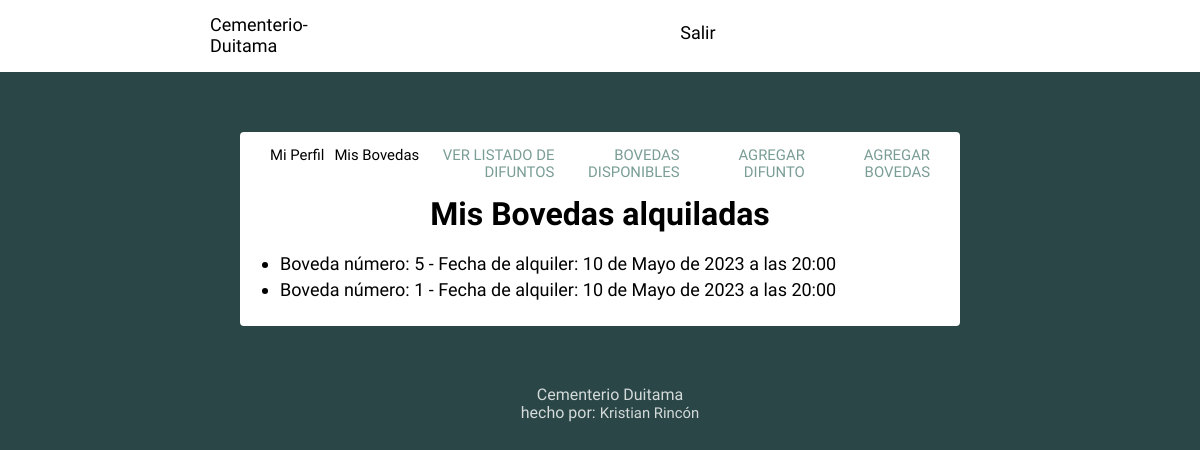
Screenshot of /mis_bovedas/ (signed in) with the database file from the repository.
### core/models.py (models this page shows, shortened)
class Alquiler(models.Model):
    usuario = models.ForeignKey(User, on_delete=models.CASCADE)
    boveda = models.ForeignKey(Boveda, on_delete=models.CASCADE)
    fecha_alquiler = models.DateTimeField(auto_now_add=True)
    class Meta:
        verbose_name_plural = 'Alquileres'

class Boveda(models.Model):
    numero = models.AutoField(primary_key=True, null=False, blank=False,)
    ubicacion = models.CharField(max_length=100, null=False, blank=False,)
    disponible = models.BooleanField(default=True)
    class Meta:
        verbose_name_plural = "Bóvedas disponibles"

### core/views.py (the view)
# urls.py: path('mis_bovedas/', views.mis_bovedas, name='mis_bovedas'),
@login_required
def mis_bovedas(request):
    alquileres = Alquiler.objects.filter(usuario=request.user)
    bovedas_alquiladas = Alquiler.objects.filter(usuario=request.user, boveda__disponible=False)
    context = {'alquileres': alquileres, 'bovedas_alquiladas': bovedas_alquiladas}
    return render(request, 'mis_bovedas.html', context)

### core/templates/mis_bovedas.html (shortened to what this page needs)
{% extends 'layout.html' %}
{% block content %}
<h1 class="h1">Mis Bovedas alquiladas</h1>
<ul>
    {% for alquiler in alquileres %}
    <li>
        Boveda número: {{ alquiler.boveda.numero }} - Fecha de alquiler: {{ alquiler.fecha_alquiler }}
    </li>
{% empty %}
    <li>No tiene bovedas alquiladas</li>
{% endfor %}
</ul>
{% endblock %}

### core/static/core/style.css (style rules this page uses)
body { background: #2a4646; font-size: 62.5%; font-family: 'Varela Round', Helvetica, Arial, serif; }
.h1 { margin-top: 0%; text-align: center; font-size: 2rem; }
li { margin-left: 20px; }
ul { margin: 0; padding-left: 20px; }
li { margin-bottom: 5px; }
li { font-size: 18px; }

### rows the page displays
Alquiler: boveda.numero "5", fecha_alquiler "10 de Mayo de 2023 a las 20:00"
Alquiler: boveda.numero "1", fecha_alquiler "10 de Mayo de 2023 a las 20:00"
